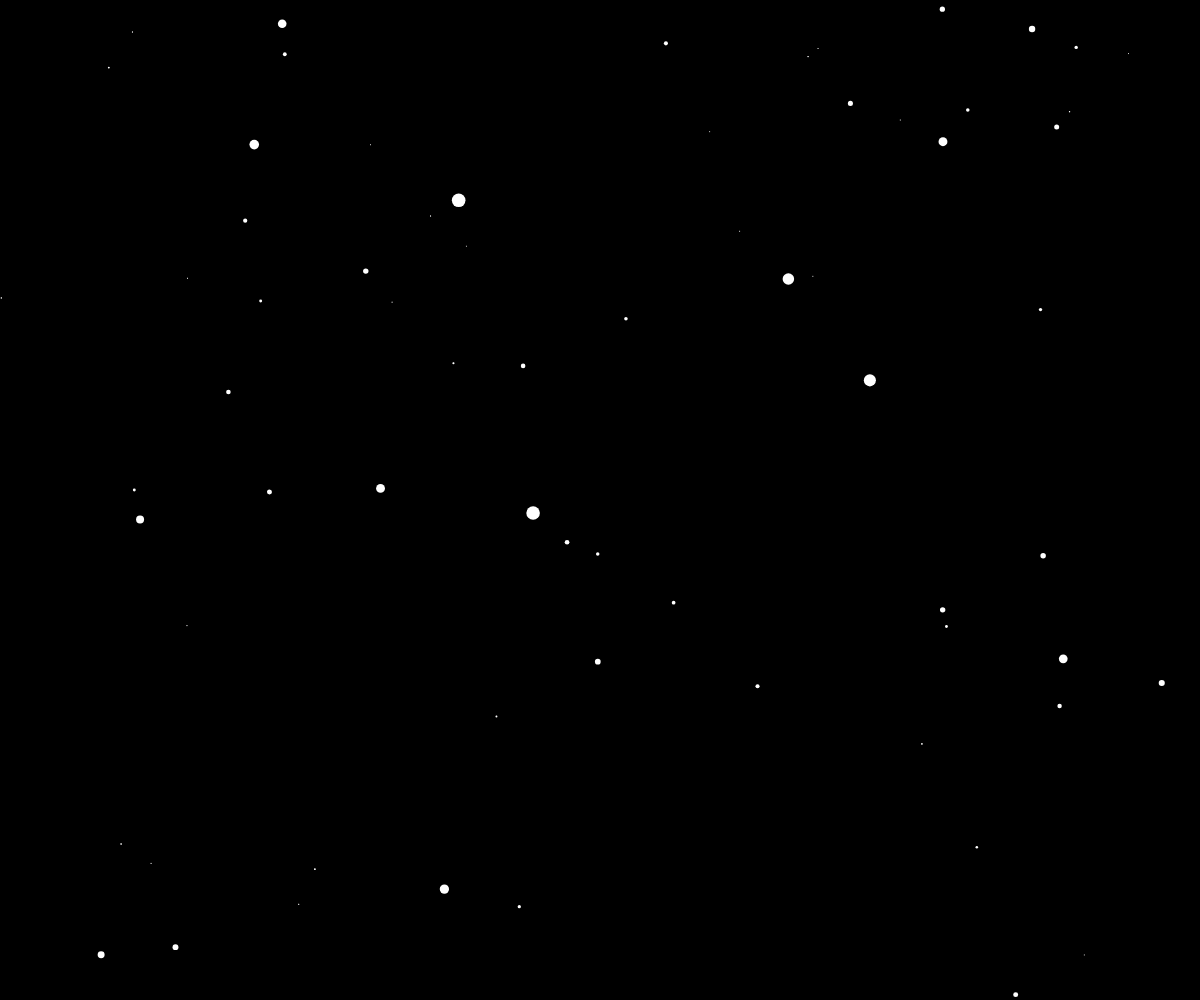
Frame 1 (no input)
Frame 60 (no input): identical to frame 1, image omitted
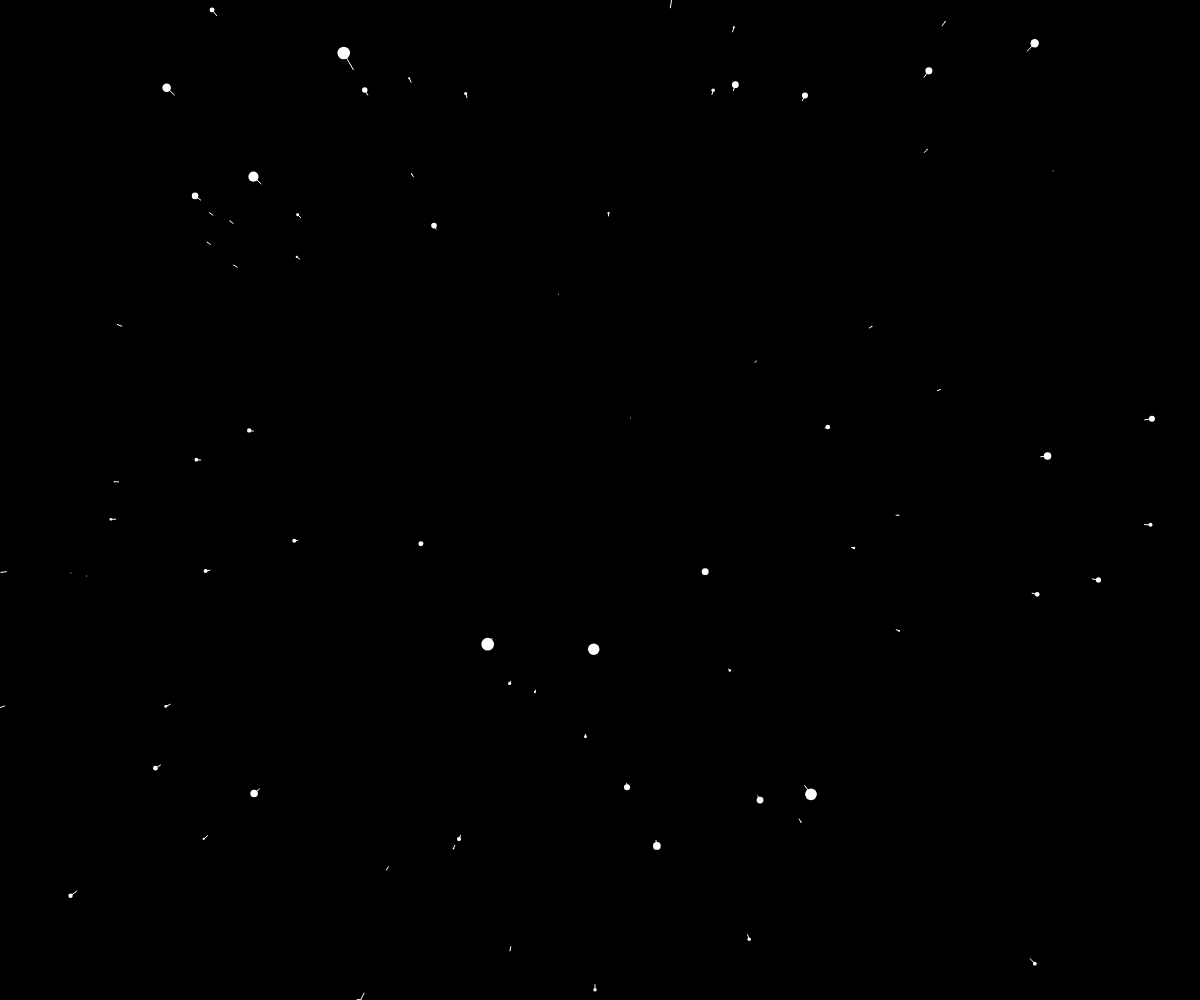
Frame 120 (the mouse pressed at the canvas centre since frame 60)

The p5.js sketch that drew these frames (run headless with seeded random() and noise() and a simulated clock; from frame 60 on, the mouse is pressed at the canvas centre):

// p5.js sketch
// ── sketch.js
var stars = [];

var speed;

function setup() {
  createCanvas(window.innerWidth, window.innerHeight);
  for (var i = 0; i < 800; i++) {
    stars[i] = new Star();
  }
}

function draw() {
  speed = map(mouseX, 0, width, 0, 20);
  background(0);
  translate(width / 2, height / 2);
  for (var i = 0; i < stars.length; i++) {
    stars[i].update();
    stars[i].show();
  }
}
// ── stars.js
class Star {
    constructor() {
        this.x = random(-width, width);
        this.y = random(-height, height);
        this.z = random(width);
        this.pz = this.z;

        this.update = function () {
            this.z = this.z - speed;
            
            if (this.z < 1) {
                this.z = width;
                this.x = random(-width, width);
                this.y = random(-height, height);
                this.pz = this.z;
            }
        };

        this.show = function () {
            fill(255);
            noStroke();

            var sx = map(this.x / this.z, 0, 1, 0, width);
            var sy = map(this.y / this.z, 0, 1, 0, height);
            var r = map(this.z, 0, width, 16, 0);

            ellipse(sx, sy, r, r);

            var px = map(this.x / this.pz, 0, 1, 0, width);
            var py = map(this.y / this.pz, 0, 1, 0, height);

            this.pz = this.z;

            stroke(255);
            line(px, py, sx, sy);
        };
    }
}
